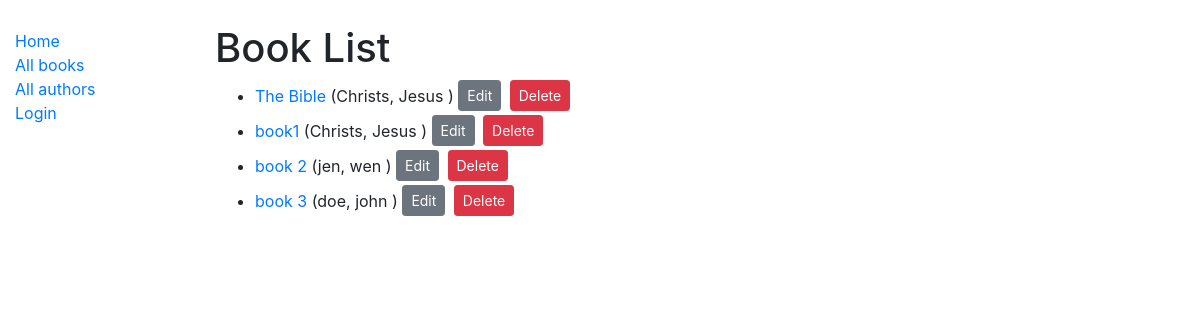
/catalog/books/, run on an earlier commit of the app's database.
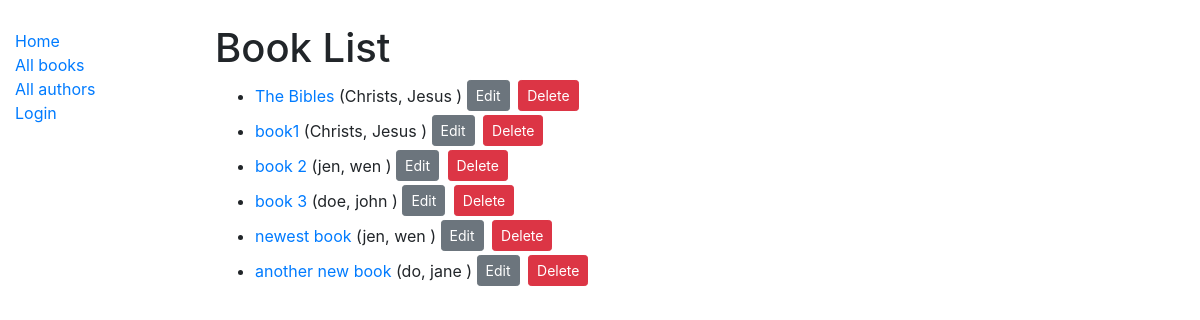
And on a later commit of the database.
### catalog/models.py (models this page shows, shortened)
class Book(models.Model):
    title = models.CharField(max_length=200)
    author = models.ForeignKey('Author', on_delete=models.SET_NULL, null=True)
    summary = models.TextField(max_length=1000, help_text='Enter a brief description of the book')
    isbn = models.CharField('ISBN', max_length=13, help_text='13 Character <a href="https://www.isbn-international.org/content/what-isbn">ISBN number</a>')
    genre = models.ManyToManyField(Genre, help_text='Select a genre for this book')
    language = models.ForeignKey(Language, on_delete=models.SET_NULL, null=True)
    def get_absolute_url(self):
        return reverse('book-detail', args=[str(self.id)])
    def display_genre(self):
        """Create a string for the Genre. This is required to display genre in Admin."""
        return ', '.join(genre.name for genre in self.genre.all()[:3])
    display_genre.short_description = 'Genre'

class Author(models.Model):
    first_name = models.CharField(max_length=100)
    last_name = models.CharField(max_length=100)
    date_of_birth = models.DateField(null=True, blank=True)
    date_of_death = models.DateField('Died', null=True, blank=True)
    class Meta:
        ordering = ['last_name', 'first_name']
    def __str__(self):
        return f'{self.last_name}, {self.first_name} '
    class Meta:
        ordering = ['last_name']

### catalog/views.py (the view)
# urls.py: path('books/', views.BookListView.as_view(), name='books'),
class BookListView(generic.ListView):
    model = Book
    paginate_by = 10

### catalog/templates/catalog/book_list.html
{% extends "base_generic.html" %}
{% block content %}
  <h1>Book List</h1>
  {% if book_list %}
  <ul>
    {% for book in book_list %}
      <li>
        <a href="{{ book.get_absolute_url }}">{{ book.title }}</a> ({{book.author}})
        <a href="{% url 'book-update' pk=book.id %}" class='btn btn-sm btn-secondary mb-1 mr-1'>Edit</a>
        <a href="{% url 'book-delete' pk=book.id %}" class='btn btn-sm btn-danger mb-1'>Delete</a>
      </li>
    {% endfor %}
  </ul>
  {% else %}
    <p>There are no books in the library.</p>
  {% endif %}
{% endblock %}

### catalog/templates/base_generic.html (shortened to what this page needs)
<!DOCTYPE html>
<html lang="en">
<head>
  <link rel="stylesheet" href="https://stackpath.bootstrapcdn.com/bootstrap/4.1.3/css/bootstrap.min.css">
  {% load static %}
  <link rel="stylesheet" href="{% static 'css/styles.css' %}">
</head>
<body>
  <br>
  <div class="container-fluid">
    <div class="row">
      <div class="col-sm-2">
      {% block sidebar %}
        <ul class="sidebar-nav">
          <li><a href="{% url 'index' %}">Home</a></li>
          <li><a href="{% url 'books' %}">All books</a></li>
          <li><a href="{% url 'authors' %}">All authors</a></li>
          {% if user.is_authenticated %}
          <li>User: {{ user.get_username }}</li>
          <li><a href="{% url 'my-borrowed' %}">My borrowed</a></li>
          {% if perms.catalog.can_mark_returned %}
          <li><a href="{% url 'all-borrowed' %}">All Books Borrowed</a></li>
          <li><a href="{% url 'author-create' %}">Create Author</a></li>
          <li><a href="{% url 'book-create' %}">Create Book</a></li>
          {% endif %}
          <li><a href="{% url 'logout'%}?next={{request.path}}">Logout</a></li>
          {% else %}
          <li><a href="{% url 'login'%}?next={{request.path}}">Login</a></li>
          {% endif %}
        </ul>
     {% endblock %}
      </div>
      <div class="col-sm-10 ">
        {% block content %}{% endblock %}
      </div>
    </div>
  </div>
</body>
</html>

### catalog/static/css/styles.css (style rules this page uses)
.sidebar-nav { margin-top: 5px; padding: 0; list-style: none; }

What changed in the data, as far as the page shows it:
changed Book: title "The Bible" → "The Bibles"
added Book: title "newest book", author "jen, wen"
added Book: title "another new book", author "do, jane"
